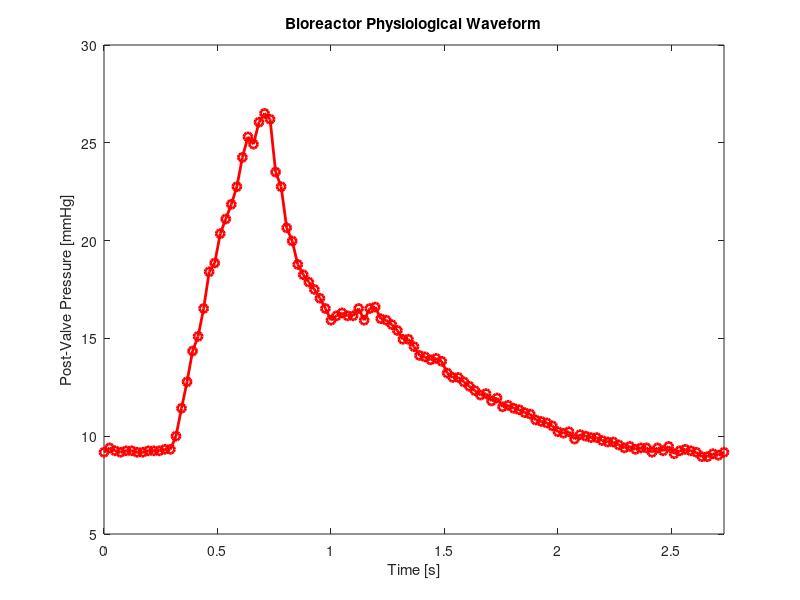
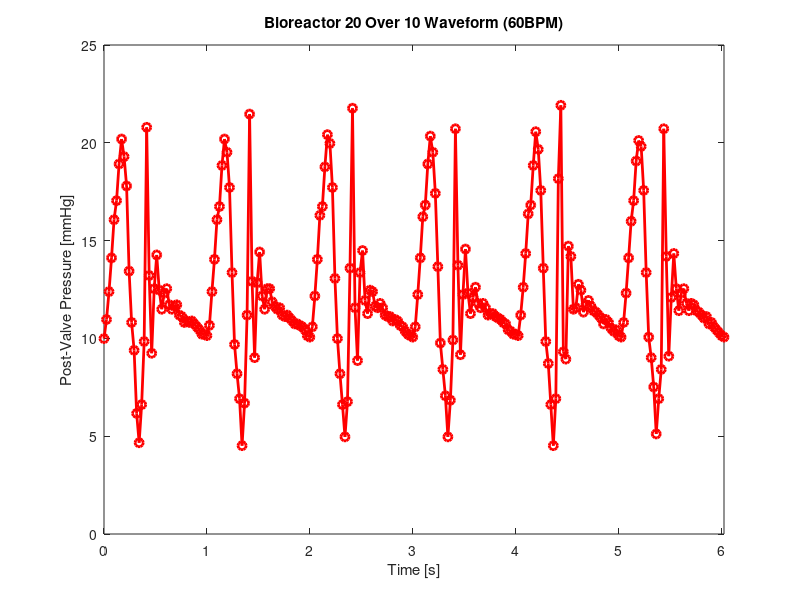
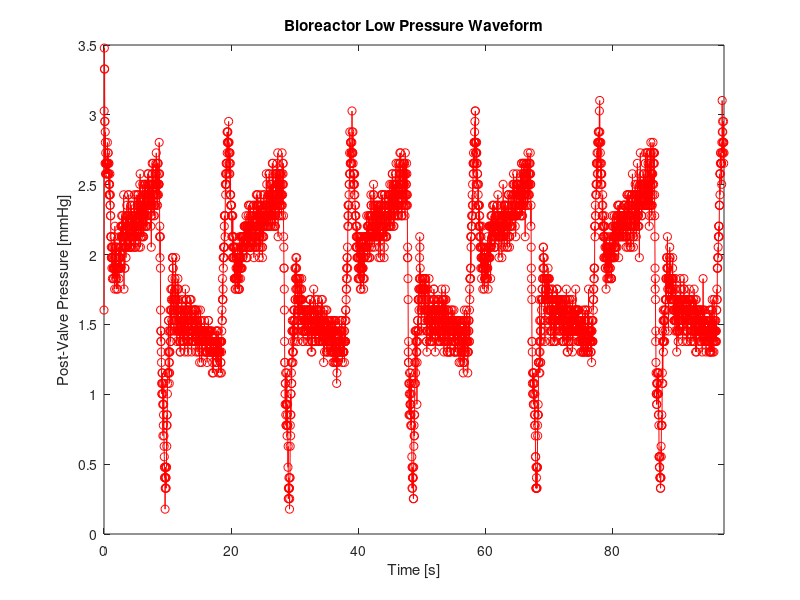
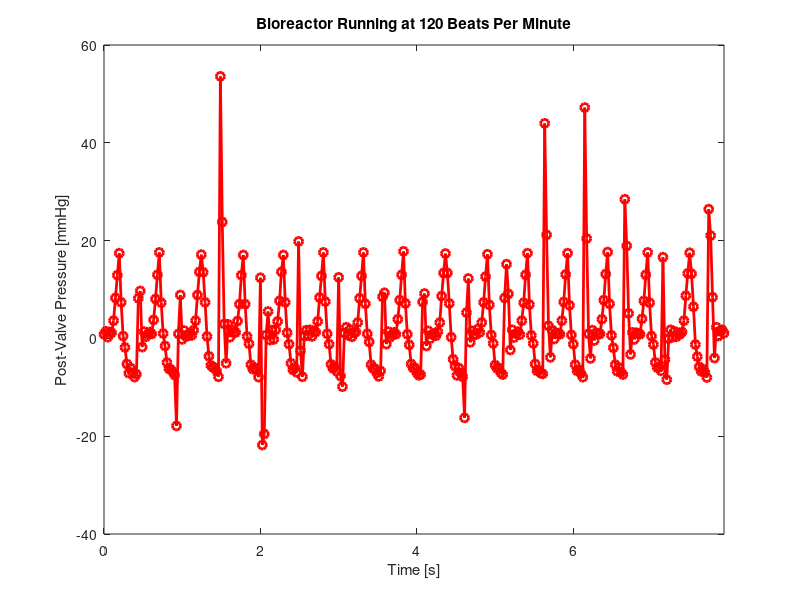

These figures' MATLAB source, in order:
% Create figures for presentation of bioreactor data

% Ted Lutkus

% Data acquisition frequency with arduino
data_freq = 41; % [Hz]

% Baseline bioreactor pressure
data_baseline = load('pressure_data_baseline.csv');
baseline = mean(data_baseline);

%% Single Waveform
% Pull data for single wave
data_wave = load('white_push_in_CV_1.csv');
data_wave = data_wave(342:454);
data_wave = data_wave - baseline;
time_wave = ((0:length(data_wave)-1) * 1/data_freq)';

% Plot single wave data
figure;
plot(time_wave, data_wave, 'r-o', 'LineWidth', 2);
xlim([0, time_wave(end)]);
xlabel('Time [s]');
ylabel('Post-Valve Pressure [mmHg]');
title('Bioreactor Physiological Waveform');

%% 60 BPM 20 Over 10
data_60 = load('black_sine1hz_CV_1plus0.55.csv');
data_60 = data_60(10:257) - 28;
time_60 = ((0:length(data_60)-1) * 1/data_freq)';
figure;
plot(time_60, data_60, 'r-o', 'LineWidth', 2);
xlim([0, time_60(end)]);
xlabel('Time [s]');
ylabel('Post-Valve Pressure [mmHg]');
title('Bioreactor 20 Over 10 Waveform (60BPM)');

%% Low Pressure Waveform
data_low = load('white_sine0.05hz_MV_1.csv');
data_low = data_low(data_low > -100) - baseline; % Removing some bad reads from the serial port
time_low = ((0:length(data_low)-1) * 1/data_freq)';
figure;
plot(time_low, data_low, 'r-o');
xlim([0, time_low(end)]);
xlabel('Time [s]');
ylabel('Post-Valve Pressure [mmHg]');
title('Bioreactor Low Pressure Waveform');

%% 120 BPM 20 Over 10
data_120 = load('120_bpm_p2.csv');
data_120 = data_120 - baseline;
time_120 = ((0:length(data_120)-1) * 1/data_freq)';
figure;
plot(time_120, data_120, 'r-o', 'LineWidth', 2);
xlim([0, time_120(end)]);
xlabel('Time [s]');
ylabel('Post-Valve Pressure [mmHg]');
title('Bioreactor Running at 120 Beats Per Minute');

%% Reaching Equilibrium
data_eq = load('black_sine1hz_CV_crescendo1.csv');
data_eq = data_eq - baseline;
time_eq = ((0:length(data_eq)-1) * 1/data_freq)';

% Draw line at equilibrium value
eq_line_val = 21.1;
eq_linex = time_eq;
eq_liney = ones(length(eq_linex), 1) * eq_line_val;

figure;
plot(time_eq, data_eq, 'r-o', 'LineWidth', 2);
hold on
plot(eq_linex, eq_liney, '--', 'Color', [0 0.5 1], 'LineWidth', 3);
xlim([0, time_eq(end)]);
xlabel('Time [s]');
ylabel('Post-Valve Pressure [mmHg]');
title('Bioreactor Equilibrates to Pressure Range');